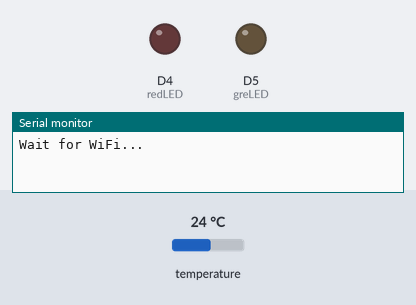
This sketch was run on a simulated ESP8266 (NodeMCU). Parts: output pins drawn as LEDs (lit = HIGH), the last lines printed to the serial monitor. The test bench sets the inputs (shaded band); at power-on: temperature 24 °C. WiFi joins after 1.5 s; servers stay silent unless stated.

Above: at 0.1 s.
At 3.0 s:
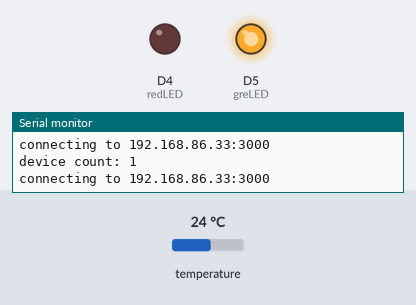
Timing chart, 0 to 4.5 s (numbered marks = the images above):
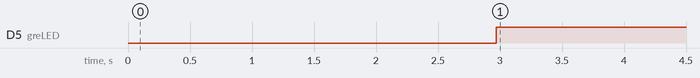

Measured:
- by itself, D5 (greLED): LOW → HIGH at 3.0 s

The sketch:

esp8266.ino
```cpp
/*
    This sketch sends a string to a TCP server, and prints a one-line response.
    You must run a TCP server in your local network.
    For example, on Linux you can use this command: nc -v -l 3000
*/
#include <OneWire.h>
#include <DallasTemperature.h>

// Data wire is plugged into port 2 on the Arduino
#define ONE_WIRE_BUS 4

// Setup a oneWire instance to communicate with any OneWire devices (not just Maxim/Dallas temperature ICs)
OneWire oneWire(ONE_WIRE_BUS);

// Pass our oneWire reference to Dallas Temperature.
DallasTemperature sensors(&oneWire);
#include <ESP8266WiFi.h>
#include <ESP8266WiFiMulti.h>

#ifndef STASSID
#define STASSID "zagrobelny"
#define STAPSK  "bridget1"
#endif

#define redLED D4
#define greLED D5

const char* ssid     = STASSID;
const char* password = STAPSK;

const char* host = "192.168.86.33";
const uint16_t port = 3000;

ESP8266WiFiMulti WiFiMulti;

void setup() {
  pinMode(redLED, OUTPUT);
  pinMode(greLED, OUTPUT);

  Serial.begin(115200);

  // We start by connecting to a WiFi network
  WiFi.mode(WIFI_STA);
  WiFiMulti.addAP(ssid, password);

  Serial.println();
  Serial.println();
  Serial.print("Wait for WiFi... ");

  while (WiFiMulti.run() != WL_CONNECTED) {
    Serial.print(".");
    delay(500);
  }

  Serial.println("");
  Serial.println("WiFi connected");
  Serial.println("IP address: ");
  Serial.println(WiFi.localIP());

  delay(500);
}


void loop() {
  Serial.print("connecting to ");
  Serial.print(host);
  Serial.print(':');
  Serial.println(port);

  // Use WiFiClient class to create TCP connections
  WiFiClient client;

  if (!client.connect(host, port)) {
    setLEDs(false, false);
    Serial.println("connection failed");
    Serial.println("wait 5 sec...");
    delay(5000);
    return;
  }


  getMeasurements(client);

  client.stop();
  //delay(5000);
}

void getMeasurements(WiFiClient client) {
  sensors.begin();

  sensors.requestTemperatures();

  uint8_t deviceCount = sensors.getDeviceCount();
  Serial.print("device count: ");
  Serial.println(deviceCount);
  setLEDs(true, deviceCount > 0);
  uint8_t deviceAddress[8];
  int16_t temp;

  for (uint8_t i = 0; i < deviceCount; i++) {
    bool gotAddress = sensors.getAddress(deviceAddress, i);
    if (gotAddress) {
      client.write(byte(atoi("t")));
      client.write((byte) i);
      //client.print(i);
      //client.print(",");

      for (int j = 0; j < 8; j++) {
        client.write((byte) deviceAddress[j]);
        //client.print((char) deviceAddress[j]);
      }
      //client.print(deviceAddress);
      //client.print(",");

      temp = sensors.getTemp(deviceAddress);
      client.write((byte) temp);
      client.write((byte) (temp >> 8));
      //client.println(temp);

    }
  }
}

void setLEDs(bool con, bool temp) {
  if (con) {
    if (temp) {
      digitalWrite(redLED, LOW);
    } else {
      digitalWrite(redLED, HIGH);
    }
    digitalWrite(greLED, HIGH);
  } else {
    digitalWrite(redLED, HIGH);
    digitalWrite(greLED, LOW);
  }
}
```
